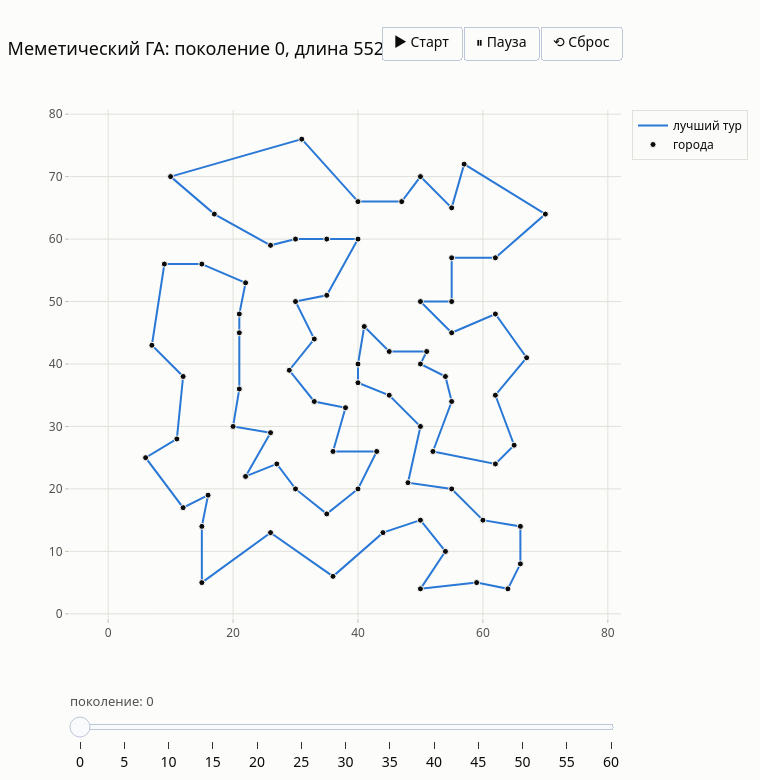

Here is the notebook cell this chart was saved with:
### Code cell
# Анимация: лучший тур меметического ГА по поколениям (Старт / Пауза / Сброс)
steps = sorted(best_run['snaps'])
fig = go.Figure()
fig.add_trace(tour_trace(best_run['snaps'][0], PALETTE[0], 'лучший тур'))
fig.add_trace(city_trace(True))
fig.frames = [go.Frame(name=str(s), data=[tour_trace(best_run['snaps'][s], PALETTE[0], 'лучший тур')], traces=[0],
                       layout=go.Layout(title_text=f'Меметический ГА: поколение {s}, длина {tour_len(best_run["snaps"][s]):.0f}'))
              for s in steps]
fig.update_layout(title=f'Меметический ГА: поколение 0, длина {tour_len(best_run["snaps"][0]):.0f}', width=760, height=780,
                  margin=dict(t=110, b=120), yaxis=dict(scaleanchor='x'), **anim_controls(steps))
save(fig, 'B3_tour_animation', png=False)
fig.show()

### Figure 1 — Plotly figure (JSON) as saved in the notebook; plotly's stock layout.template omitted (floating-point values rounded to 4 significant figures)
{"data": [{"hoverinfo": "skip", "line": {"color": "#2a78d6", "width": 2}, "mode": "lines", "name": "лучший тур", "showlegend": true, "type": "scatter", "x": [15.0, 9.0, 7.0, 12.0, 11.0, 6.0, 12.0, 16.0, 15.0, 15.0, 26.0, 36.0, 44.0, 50.0, 54.0, 50.0, 59.0, 64.0, 66.0, 66.0, 60.0, 55.0, 48.0, 50.0, 45.0, 40.0, 40.0, 41.0, 45.0, 51.0, 50.0, 54.0, 55.0, 52.0, 62.0, 65.0, 62.0, 67.0, 62.0, 55.0, 50.0, 55.0, 55.0, 62.0, 70.0, 57.0, 55.0, 50.0, 47.0, 40.0, 31.0, 10.0, 17.0, 26.0, 30.0, 35.0, 40.0, 35.0, 30.0, 33.0, 29.0, 33.0, 38.0, 36.0, 43.0, 40.0, 35.0, 30.0, 27.0, 22.0, 26.0, 20.0, 21.0, 21.0, 21.0, 22.0, 15.0], "y": [56.0, 56.0, 43.0, 38.0, 28.0, 25.0, 17.0, 19.0, 14.0, 5.0, 13.0, 6.0, 13.0, 15.0, 10.0, 4.0, 5.0, 4.0, 8.0, 14.0, 15.0, 20.0, 21.0, 30.0, 35.0, 37.0, 40.0, 46.0, 42.0, 42.0, 40.0, 38.0, 34.0, 26.0, 24.0, 27.0, 35.0, 41.0, 48.0, 45.0, 50.0, 50.0, 57.0, 57.0, 64.0, 72.0, 65.0, 70.0, 66.0, 66.0, 76.0, 70.0, 64.0, 59.0, 60.0, 60.0, 60.0, 51.0, 50.0, 44.0, 39.0, 34.0, 33.0, 26.0, 26.0, 20.0, 16.0, 20.0, 24.0, 22.0, 29.0, 30.0, 36.0, 45.0, 48.0, 53.0, 56.0]}, {"hovertemplate": "%{text}<br>(%{x}; %{y})<extra></extra>", "marker": {"color": "#0b0b0b", "line": {"color": "#fcfcfb", "width": 1}, "size": 6}, "mode": "markers", "name": "города", "showlegend": true, "text": ["город 1", "город 2", "город 3", "город 4", "город 5", "город 6", "город 7", "город 8", "город 9", "город 10", "город 11", "город 12", "город 13", "город 14", "город 15", "город 16", "город 17", "город 18", "город 19", "город 20", "город 21", "город 22", "город 23", "город 24", "город 25", "город 26", "город 27", "город 28", "город 29", "город 30", "город 31", "город 32", "город 33", "город 34", "город 35", "город 36", "город 37", "город 38", "город 39", "город 40", "город 41", "город 42", "город 43", "город 44", "город 45", "город 46", "город 47", "город 48", "город 49", "город 50", "город 51", "город 52", "город 53", "город 54", "город 55", "город 56", "город 57", "город 58", "город 59", "город 60", "город 61", "город 62", "город 63", "город 64", "город 65", "город 66", "город 67", "город 68", "город 69", "город 70", "город 71", "город 72", "город 73", "город 74", "город 75", "город 76"], "type": "scatter", "x": [22.0, 36.0, 21.0, 45.0, 55.0, 33.0, 50.0, 55.0, 26.0, 40.0, 55.0, 35.0, 62.0, 62.0, 62.0, 21.0, 33.0, 9.0, 62.0, 66.0, 44.0, 26.0, 11.0, 7.0, 17.0, 41.0, 55.0, 35.0, 52.0, 43.0, 31.0, 22.0, 26.0, 50.0, 55.0, 54.0, 60.0, 47.0, 30.0, 30.0, 12.0, 15.0, 16.0, 21.0, 50.0, 51.0, 50.0, 48.0, 12.0, 15.0, 29.0, 54.0, 55.0, 67.0, 10.0, 6.0, 65.0, 40.0, 70.0, 64.0, 36.0, 30.0, 20.0, 15.0, 50.0, 57.0, 45.0, 38.0, 50.0, 66.0, 59.0, 35.0, 27.0, 40.0, 40.0, 40.0], "y": [22.0, 26.0, 45.0, 35.0, 20.0, 34.0, 50.0, 45.0, 59.0, 66.0, 65.0, 51.0, 35.0, 57.0, 24.0, 36.0, 44.0, 56.0, 48.0, 14.0, 13.0, 13.0, 28.0, 43.0, 64.0, 46.0, 34.0, 16.0, 26.0, 26.0, 76.0, 53.0, 29.0, 40.0, 50.0, 10.0, 15.0, 66.0, 60.0, 50.0, 17.0, 14.0, 19.0, 48.0, 30.0, 42.0, 15.0, 21.0, 38.0, 56.0, 39.0, 38.0, 57.0, 41.0, 70.0, 25.0, 27.0, 60.0, 64.0, 4.0, 6.0, 20.0, 30.0, 5.0, 70.0, 72.0, 42.0, 33.0, 4.0, 8.0, 5.0, 60.0, 24.0, 20.0, 37.0, 40.0]}], "layout": {"height": 780, "margin": {"b": 120, "t": 110}, "sliders": [{"active": 0, "currentvalue": {"font": {"color": "#52514e", "size": 13}, "prefix": "поколение: "}, "len": 1, "pad": {"t": 30}, "steps": [{"args": [["0"], {"frame": {"duration": 0, "redraw": false}, "mode": "immediate", "transition": {"duration": 0}}], "label": "0", "method": "animate"}, {"args": [["5"], {"frame": {"duration": 0, "redraw": false}, "mode": "immediate", "transition": {"duration": 0}}], "label": "5", "method": "animate"}, {"args": [["10"], {"frame": {"duration": 0, "redraw": false}, "mode": "immediate", "transition": {"duration": 0}}], "label": "10", "method": "animate"}, {"args": [["15"], {"frame": {"duration": 0, "redraw": false}, "mode": "immediate", "transition": {"duration": 0}}], "label": "15", "method": "animate"}, {"args": [["20"], {"frame": {"duration": 0, "redraw": false}, "mode": "immediate", "transition": {"duration": 0}}], "label": "20", "method": "animate"}, {"args": [["25"], {"frame": {"duration": 0, "redraw": false}, "mode": "immediate", "transition": {"duration": 0}}], "label": "25", "method": "animate"}, {"args": [["30"], {"frame": {"duration": 0, "redraw": false}, "mode": "immediate", "transition": {"duration": 0}}], "label": "30", "method": "animate"}, {"args": [["35"], {"frame": {"duration": 0, "redraw": false}, "mode": "immediate", "transition": {"duration": 0}}], "label": "35", "method": "animate"}, {"args": [["40"], {"frame": {"duration": 0, "redraw": false}, "mode": "immediate", "transition": {"duration": 0}}], "label": "40", "method": "animate"}, {"args": [["45"], {"frame": {"duration": 0, "redraw": false}, "mode": "immediate", "transition": {"duration": 0}}], "label": "45", "method": "animate"}, {"args": [["50"], {"frame": {"duration": 0, "redraw": false}, "mode": "immediate", "transition": {"duration": 0}}], "label": "50", "method": "animate"}, {"args": [["55"], {"frame": {"duration": 0, "redraw": false}, "mode": "immediate", "transition": {"duration": 0}}], "label": "55", "method": "animate"}, {"args": [["60"], {"frame": {"duration": 0, "redraw": false}, "mode": "immediate", "transition": {"duration": 0}}], "label": "60", "method": "animate"}], "x": 0, "y": -0.08, "yanchor": "top"}], "title": {"text": "Меметический ГА: поколение 0, длина 552"}, "updatemenus": [{"buttons": [{"args": [null, {"frame": {"duration": 250, "redraw": false}, "fromcurrent": true, "mode": "immediate", "transition": {"duration": 200}}], "label": "▶ Старт", "method": "animate"}, {"args": [[null], {"frame": {"duration": 0, "redraw": false}, "mode": "immediate", "transition": {"duration": 0}}], "label": "⏸ Пауза", "method": "animate"}, {"args": [["0"], {"frame": {"duration": 0, "redraw": false}, "mode": "immediate", "transition": {"duration": 0}}], "label": "⟲ Сброс", "method": "animate"}], "direction": "left", "showactive": false, "type": "buttons", "x": 1.0, "xanchor": "right", "y": 1.1, "yanchor": "bottom"}], "width": 760, "yaxis": {"scaleanchor": "x"}}}
